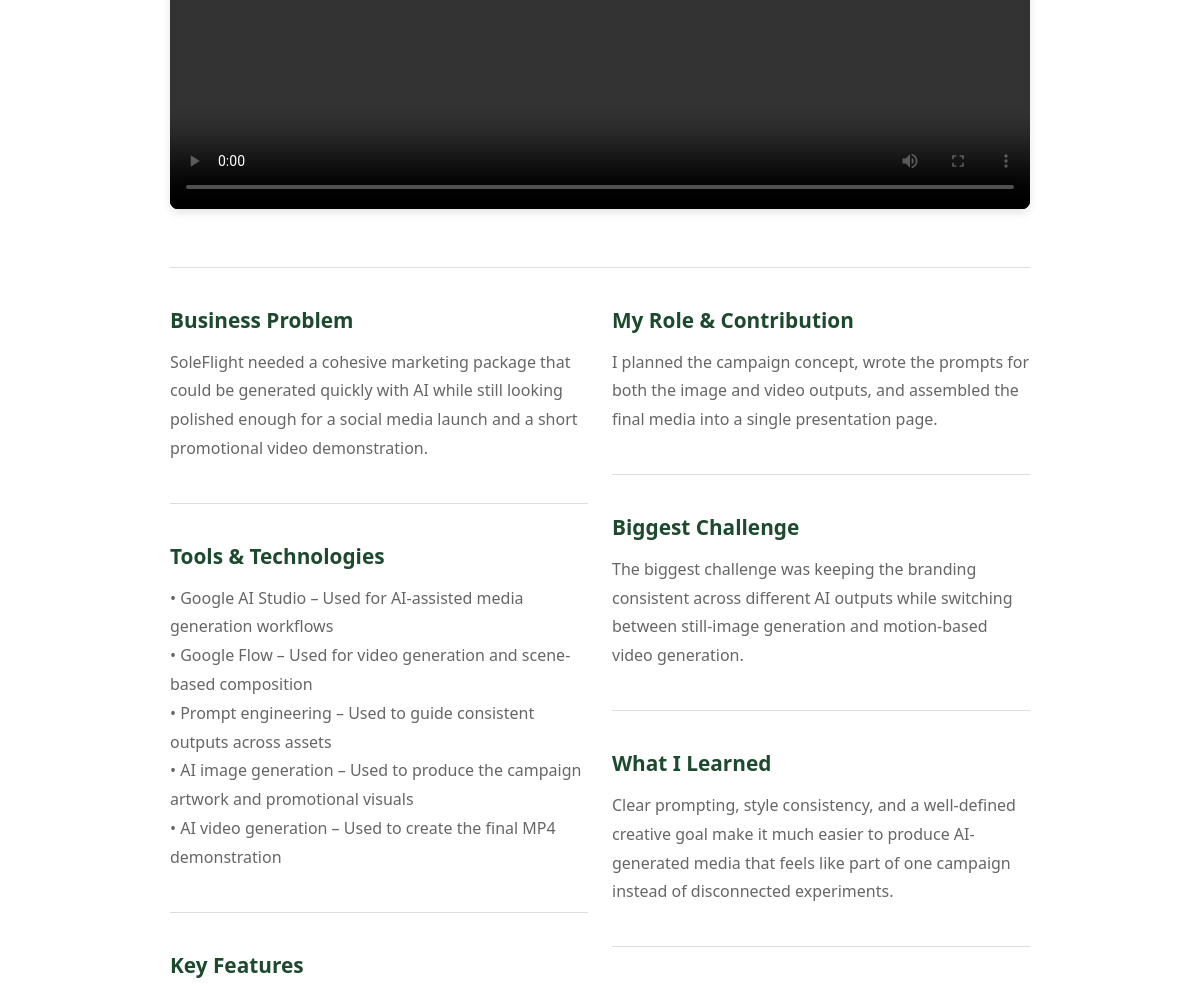
The page /projects/8/ (middle part) on the database as committed earlier.
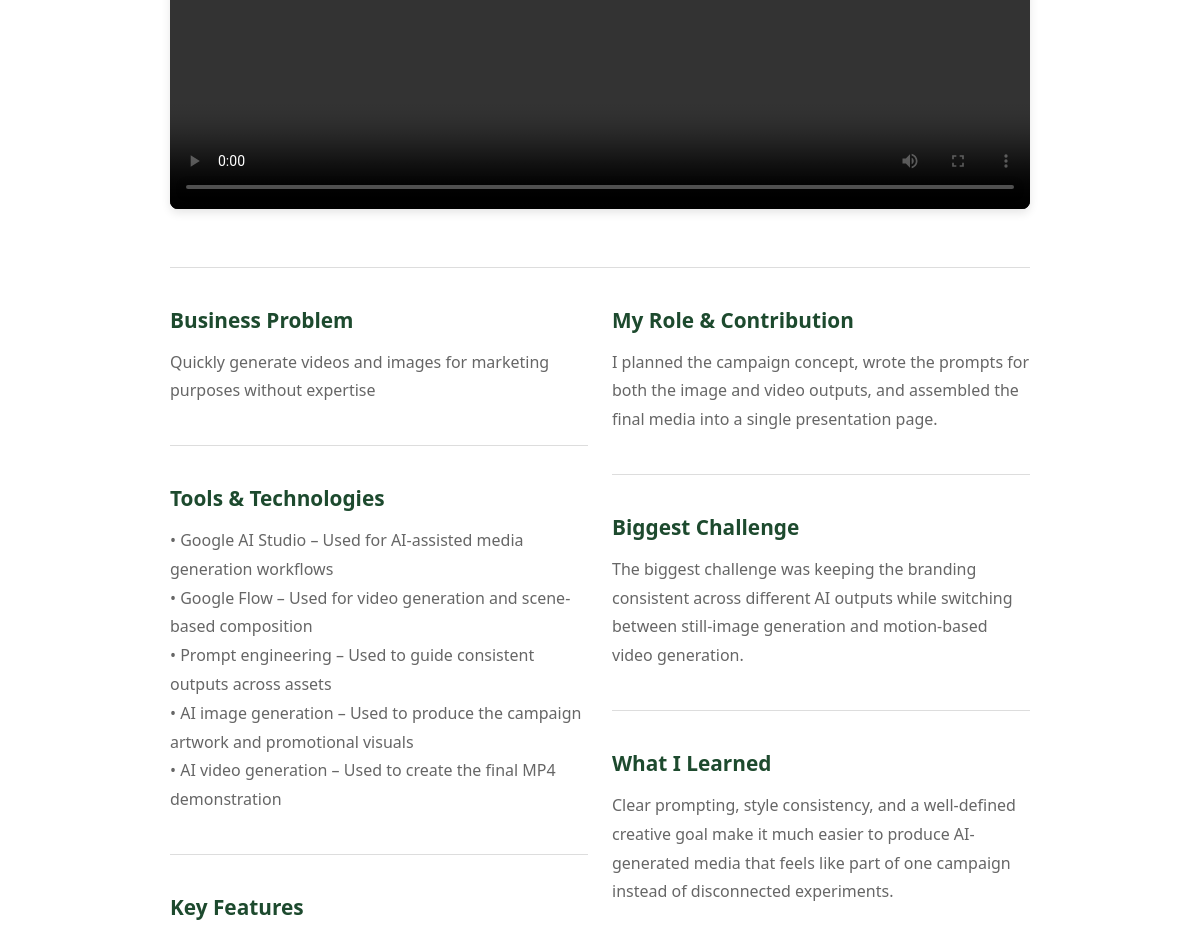
The same page on the database as committed later.
### portfolio/models.py (models this page shows, shortened)
class Project(models.Model):
    title = models.CharField(max_length=200)
    summary = models.CharField(max_length=500)
    description = models.TextField()
    category = models.CharField(max_length=100)
    business_problem = models.TextField()
    tools_used = models.CharField(max_length=500)
    key_features = models.TextField()
    role_contribution = models.TextField()
    challenge = models.TextField()
    lessons_learned = models.TextField()
    image = models.ImageField(upload_to='projects/', blank=True, null=True)
    github_link = models.URLField(blank=True, null=True)
    demo_link = models.URLField(blank=True, null=True)
    created_at = models.DateTimeField(auto_now_add=True)
    updated_at = models.DateTimeField(auto_now=True)
    class Meta:
        ordering = ['-created_at']

### portfolio/views.py (the view)
# urls.py: path('projects/<int:pk>/', views.project_detail, name='project_detail'),
def project_detail(request, pk):
    project = get_object_or_404(Project, pk=pk)
    related_projects = Project.objects.exclude(pk=pk)[:3]
    context = {
        'portfolio_info': PORTFOLIO_INFO,
        'project': project,
        'related_projects': related_projects,
    }
    return render(request, 'portfolio/project_detail.html', context)

### templates/portfolio/project_detail.html (shortened to what the changed rows need)
{% extends 'portfolio/base.html' %}
{% block content %}
<div class="project-detail-content" style="padding-top: 40px;">
    {% if project.title == 'Machine Learning Model' %}
    <div class="project-detail-section">
        <h3>Project Summary</h3>
        <p>{{ project.summary }}</p>
    </div>
    <div class="project-detail-section">
        <h3>Project 1: Handwritten Digit Classification with K-Nearest Neighbors</h3>
        <p><strong>Objective:</strong> Build a machine learning model capable of recognizing handwritten digits using
            the K-Nearest Neighbors classification algorithm.</p>
        <p><strong>Dataset:</strong> The project uses the handwritten digits dataset from Scikit-learn through
            <em>load_digits()</em>. The dataset contains images of handwritten numbers (0-9) represented as 8×8 pixel
            arrays.
        </p>
        <p><strong>Development Process:</strong> The dataset was loaded and explored by reviewing descriptions, feature
            values, target labels, and dataset dimensions. Matplotlib was used to visualize sample digits and verify the
            image structure. The data was split with <em>train_test_split()</em>, a K-Nearest Neighbors classifier was
            trained, and predictions were generated for the test set.</p>
        <p><strong>Model Evaluation:</strong> Accuracy scoring, prediction comparison, error analysis, and confusion
            matrix generation were used to assess performance. A Seaborn heatmap made the classification results easy to
            interpret.</p>
    </div>
    <div class="project-detail-section">
        <h3>Project 2: California Housing Price Prediction with Linear Regression</h3>
        <p><strong>Objective:</strong> Predict California housing prices using linear regression based on demographic
            and geographic housing features.</p>
        <p><strong>Dataset:</strong> The project uses the California Housing dataset from Scikit-learn through
            <em>fetch_california_housing()</em>. The dataset includes variables such as median income, house age,
            average rooms, population, latitude, and longitude.
        </p>
        <p><strong>Development Process:</strong> The dataset was loaded into a Pandas DataFrame, descriptive statistics
            were generated, and a random sample was created for exploratory analysis. The data was then divided into
            training and testing sets, and a linear regression model was trained using the training data.</p>
        <p><strong>Prediction and Visualization:</strong> The model generated housing price predictions for the testing
            dataset, and a scatterplot with a diagonal reference line was used to compare actual versus predicted
            values. Points closer to the line indicated more accurate predictions.</p>
    </div>
    <div class="row">
        <div class="col-md-6">
            <div class="project-detail-section">
                <h3>Technologies Used</h3>
                <ul class="project-bullet-list">
                    <li>Python</li>
                    <li>Scikit-learn</li>
                    <li>Pandas</li>
                    <li>Matplotlib</li>
                    <li>Seaborn</li>
                </ul>
            </div>
        </div>
        <div class="col-md-6">
            <div class="project-detail-section">
                <h3>Skills Demonstrated</h3>
                <ul class="project-bullet-list">
                    <li>Classification modeling</li>
                    <li>Regression modeling</li>
                    <li>Data visualization</li>
                    <li>Model evaluation</li>
                    <li>Confusion matrix analysis</li>
                    <li>Predictive analytics</li>
                    <li>Data preprocessing</li>
                    <li>Exploratory data analysis</li>
                    <li>Model interpretation</li>
                </ul>
            </div>
        </div>
    </div>
    <div class="project-detail-section">
        <h3>Conclusion</h3>
        <p>{{ project.description }}</p>
    </div>
    <div class="project-detail-section">
        <h3>Screenshots</h3>
        <div class="row g-3">
            <div class="col-md-6">
                <img src="/media/projects/ml_1.png" alt="Machine learning classification screenshot"
                    class="project-image project-gallery-image">
            </div>
            <div class="col-md-6">
                <img src="/media/projects/ml_2.png" alt="Machine learning regression screenshot"
                    class="project-image project-gallery-image">
            </div>
        </div>
    </div>
    <div style="margin-top: 40px; padding-top: 30px; border-top: 1px solid #ddd;">
        <h3>Links & Resources</h3>
        <div class="project-links" style="gap: 15px;">
            {% if project.github_link %}
            <a href="{{ project.github_link }}" target="_blank" class="btn btn-primary">
                <i class="fab fa-github"></i> View on GitHub
            </a>
            {% endif %}
            <a href="{% url 'portfolio:projects' %}" class="btn btn-outline-secondary">
                <i class="fas fa-arrow-left"></i> Back to All Projects
            </a>
        </div>
    </div>
    {% if related_projects %}
    <div class="related-projects">
        <h3>Related Projects</h3>
        <div class="row">
            {% for related in related_projects %}
            <div class="col-md-4 mb-3">
                <div class="project-card">
                    <div class="project-card-header">
                        <h5 style="margin-bottom: 0;">{{ related.title }}</h5>
                    </div>
                    <div class="project-card-body">
                        <p class="project-summary">{{ related.summary }}</p>
                        <a href="{% url 'portfolio:project_detail' related.id %}" class="btn btn-sm btn-primary">View
                            Project</a>
                    </div>
                </div>
            </div>
            {% endfor %}
        </div>
    </div>
    {% endif %}
    {% else %}
    {% if project.title == 'Google AI Studio Media Project' %}
    <div class="project-detail-section">
        <video class="project-image" controls playsinline style="width: 100%; max-height: 520px; background: #000;">
            <source src="/media/projects/Breakingbad.mp4" type="video/mp4">
        </video>
    </div>
    {% endif %}
    <div class="row">
        <div class="col-md-6">
            {% if project.business_problem %}
            <div class="project-detail-section">
                <h3>Business Problem</h3>
                <p>{{ project.business_problem|linebreaksbr }}</p>
            </div>
            {% endif %}
            <div class="project-detail-section">
                <h3>Tools & Technologies</h3>
                {% if project.title == 'n8n Agent Workflow Project' %}
                <ul class="project-bullet-list">
                    <li>n8n</li>
                    <li>Google Gemini</li>
                    <li>JavaScript</li>
                    <li>Webhooks and REST APIs</li>
                    <li>Google Forms</li>
                    <li>Google Sheets</li>
                    <li>JSON workflow orchestration</li>
                    <li>AI prompt engineering</li>
                </ul>
                {% else %}
                <p>{{ project.tools_used|linebreaksbr }}</p>
                {% endif %}
            </div>
            <div class="project-detail-section">
                <h3>Key Features</h3>
            </div>
        </div>
        <div class="col-md-6">
            {% if project.title != 'LangChain Agent Project' %}
            <div class="project-detail-section">
                <h3>My Role & Contribution</h3>
                <p>{{ project.role_contribution|linebreaksbr }}</p>
            </div>
            {% endif %}
            <div class="project-detail-section">
                <h3>Biggest Challenge</h3>
                <p>{{ project.challenge|linebreaksbr }}</p>
            </div>
            <div class="project-detail-section">
                <h3>What I Learned</h3>
                <p>{{ project.lessons_learned|linebreaksbr }}</p>
            </div>
        </div>
    </div>
    {% endif %}
</div>
{% endblock %}

Rows that differ between the two databases and show on the page:
changed Project: business_problem "SoleFlight needed a cohesive marketing package that could be generated quickly with AI while still looking polished enough for a social media launch and a short promotional video demonstration." → "Quickly generate videos and images for marketing purposes without expertise"
